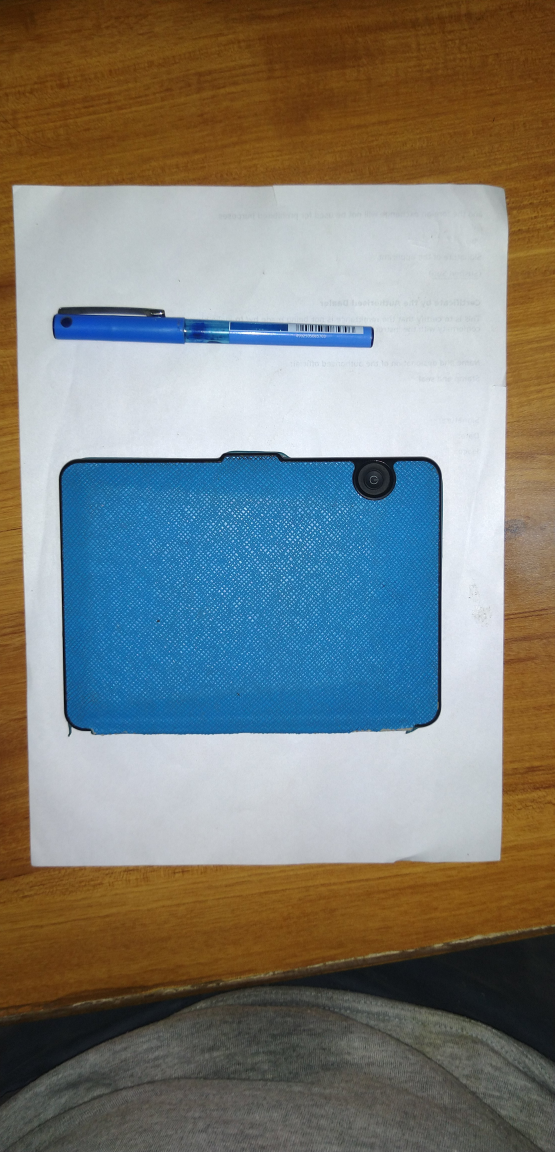
#> input picture SampleImage.jpg, 2218 x 4608 px (shown at 1/4 size)
$ python intro_file.py
#> lines starting #> are read from the running program, lines starting #| are printed output that depends on the picture; after the words box and inside, x2 and y2 are one past the last pixel; in counts of white or black regions, pixels touching at a corner belong together
### OutputLogic.py
import cv2
import numpy as np
import matplotlib.pyplot as plt

def getContours(img,cThr = [100,100],showCanny = False,minArea = 10,filter = 0,draw = False):
    #converting image to grayscale
    imgGray = cv2.cvtColor(img,cv2.COLOR_BGR2GRAY)

    #blurring the image,ksize =(5,5) and sigmaX = 1
    imgBlur = cv2.blur(imgGray,(5,5),0)

    #it is canny edge detection which is used
    imgCanny = cv2.Canny(imgBlur, cThr[0], cThr[1],apertureSize=3)
    imgCanny = cv2.resize(imgCanny, (600,600))
    #findingcontours of the image
    cont, hierarchy = cv2.findContours(imgCanny, cv2.RETR_EXTERNAL, cv2.CHAIN_APPROX_NONE)
    #As i am not getting proper contour encircling the image,
    #I draw lines from various small contours
    lines = cv2.HoughLinesP(imgCanny, 1, np.pi / 2, 50, None, 5, 50)
    point_y_max = 0  # maximum of y
    point_y_min = 1000  # minimum of y
    y_min = []    #array storing values of point_y_min
    y_max = []    #array storing values of point_y_max
    if lines is not None:
        for i in range(0, len(lines)):
            l = lines[i][0]
            if point_y_max < l[1]:
                point_y_max = l[1]
            if point_y_min > l[1]:
                point_y_min = l[1]
        y_min_upper = point_y_min + 30
        y_min_lower = point_y_min - 20
        print(y_min_lower, y_min_upper)
        for i in range(0, len(lines)):
            l = lines[i][0]
            if l[1] in range(y_min_lower, y_min_upper):
                y_max.append(l[0])
            if l[3] in range(y_min_lower, y_min_upper):
                y_max.append(l[2])
        y_max_upper = point_y_max + 30
        y_max_lower = point_y_max - 20
        for i in range(0, len(lines)):
            l = lines[i][0]
            if l[1] in range(y_max_lower,y_max_upper):
                y_min.append(l[0])
            if l[3] in range(y_max_lower,y_max_upper):
                y_min.append(l[2])
        point1 = np.min(y_max), point_y_min
        point2 = np.max(y_max), point_y_min
        point3 = np.min(y_min),point_y_max
        point4 = np.max(y_min),point_y_max

        cv2.line(img, (point1), (point2), (255, 0, 255), 3, cv2.LINE_AA)
        cv2.line(img, (point1), (point3), (255, 0, 255), 3, cv2.LINE_AA)
        cv2.line(img, (point3), (point4), (255, 0, 255), 3, cv2.LINE_AA)
        cv2.line(img, (point2), (point4), (255, 0, 255), 3, cv2.LINE_AA)


        if (point2[0]-point1[0] == point4[0] - point3[0]):
            img = cv2.putText(img,"Centre",(300,300),cv2.FONT_HERSHEY_SIMPLEX,1,(0,0,255),2,cv2.LINE_AA)
        print("1 point",point1,point2,point3,point4)
        print("bottom-left point", point1)
        print("bottom-right point", point2)
        print("top-left point", point3)
        print("top-right point", point4)
    return img

### intro_file.py
import cv2
import OutputLogic
#import scratch_11
webcam = False
path = r'SampleImage.jpg'
#this file is included as an image file
path = cv2.imread(path)
#> path is the input picture: shape (4608, 2218, 3); mean B, G, R 121.2, 126.8, 125
img = cv2.resize(path,(600,600))
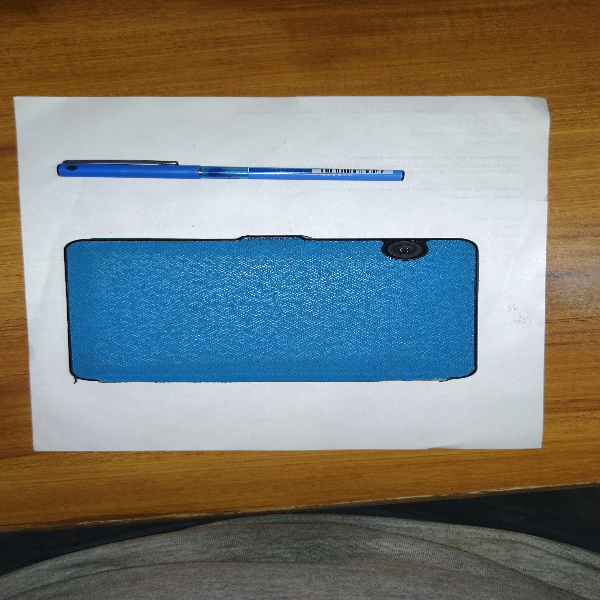
#> img: shape (600, 600, 3); mean B, G, R 121.1, 126.6, 124.9
output = OutputLogic.getContours(img)
#> in getContours, `imgGray = cv2.cvtColor(img,cv2.COLOR_BGR2GRAY)`:
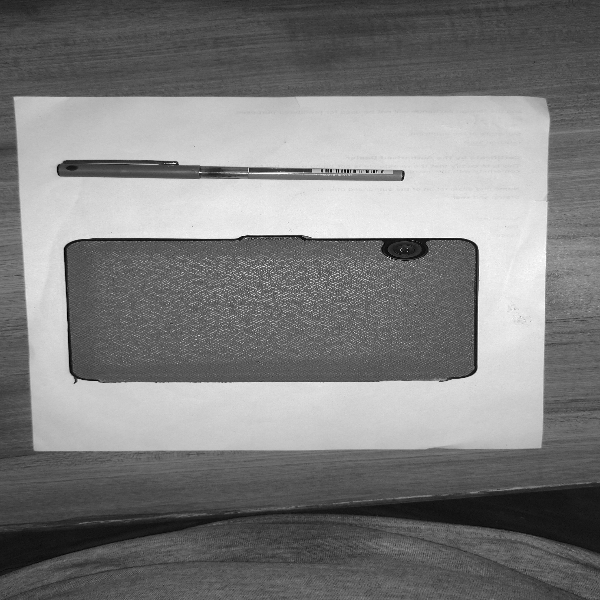
#> imgGray: shape (600, 600); min 0, max 255, mean 125.5
#> in getContours, `imgCanny = cv2.Canny(imgBlur, cThr[0], cThr[1],apertureSize=3)`:
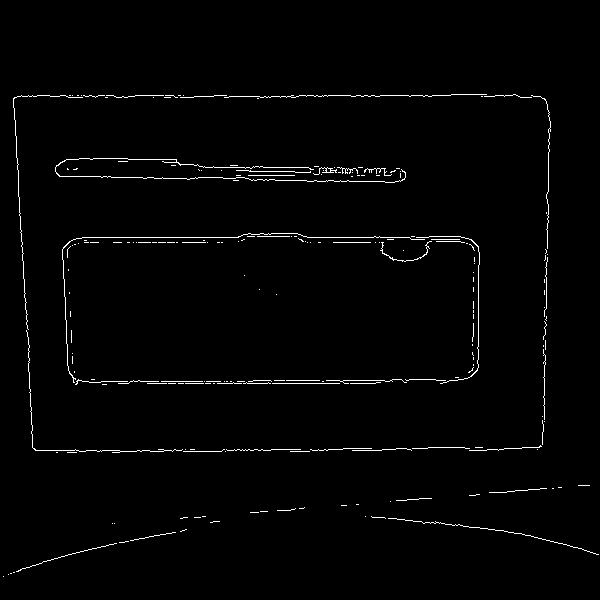
#> imgCanny: shape (600, 600); 1.5% white in thin lines or dots, all inside (x1, y1, x2, y2) = (3, 94, 599, 577)
#> in getContours, `cont, hierarchy = cv2.findContours(imgCanny, cv2.RETR_EXTERNAL, cv2.CH..`: cont = 208 contours, 207 with area under 20; largest, box (x1, y1, x2, y2) and area: (313, 167, 337, 175) 24
#> in getContours, `lines = cv2.HoughLinesP(imgCanny, 1, np.pi / 2, 50, None, 5, 50)`: lines = 34 rows, first 6: [307, 237, 464, 237], [291, 95, 532, 95], [29, 383, 375, 383], [35, 450, 411, 450], [17, 96, 540, 96], [253, 380, 457, 380]
#> the loop in getContours, `for i in range(0, len(lines)):` made 34 passes
#> (l, point_y_max, point_y_min) on pass 1: ([307, 237, 464, 237], 237, 237)
#> (l, point_y_max) on passes 3, 4, 12: ([29, 383, 375, 383], 383), ([35, 450, 411, 450], 450), ([79, 451, 225, 451], 451)
#> after the loop in getContours, `for i in range(0, len(lines)):`: point_y_max = 451; point_y_min = 95
#> in getContours, `y_min_upper = point_y_min + 30`: y_min_upper = 125
#> in getContours, `y_min_lower = point_y_min - 20`: y_min_lower = 75
#| 75 125
#> the loop in getContours, `for i in range(0, len(lines)):` made 34 passes
#> l on passes 1 to 12: [307, 237, 464, 237], [291, 95, 532, 95], [29, 383, 375, 383], [35, 450, 411, 450], [17, 96, 540, 96], [253, 380, 457, 380], [29, 381, 448, 381], [22, 242, 222, 242], [158, 449, 410, 449], [478, 367, 478, 246], [203, 167, 362, 167], [79, 451, 225, 451]
#> after the loop in getContours, `for i in range(0, len(lines)):`: y_max = [291, 532, 17, 540, 520, 541, 68, 295, 548]
#> in getContours, `y_max_upper = point_y_max + 30`: y_max_upper = 481
#> in getContours, `y_max_lower = point_y_max - 20`: y_max_lower = 431
#> after the loop in getContours, `for i in range(0, len(lines)):`: y_min = [35, 411, 158, 410, 79, 225, 343, 521, 428, 539]
#> in getContours, `point1 = np.min(y_max), point_y_min`: point1 = (17, 95)
#> in getContours, `point2 = np.max(y_max), point_y_min`: point2 = (548, 95)
#> in getContours, `point3 = np.min(y_min),point_y_max`: point3 = (35, 451)
#> in getContours, `point4 = np.max(y_min),point_y_max`: point4 = (539, 451)
#> in getContours, `cv2.line(img, (point2), (point4), (255, 0, 255), 3, cv2.LINE_AA)`:
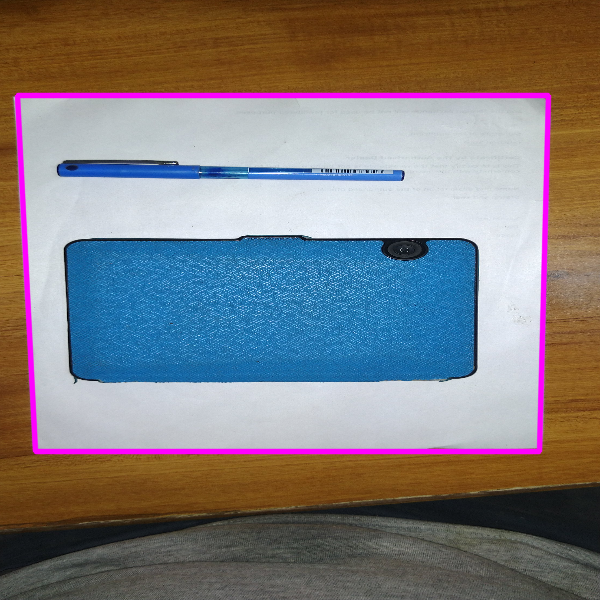
#> img: shape (600, 600, 3); mean B, G, R 124.5, 122.8, 127.3
#| 1 point (17, 95) (548, 95) (35, 451) (539, 451)
#| bottom-left point (17, 95)
#| bottom-right point (548, 95)
#| top-left point (35, 451)
#| top-right point (539, 451)
cv2.imshow('Normal',img)
cv2.waitKey()
